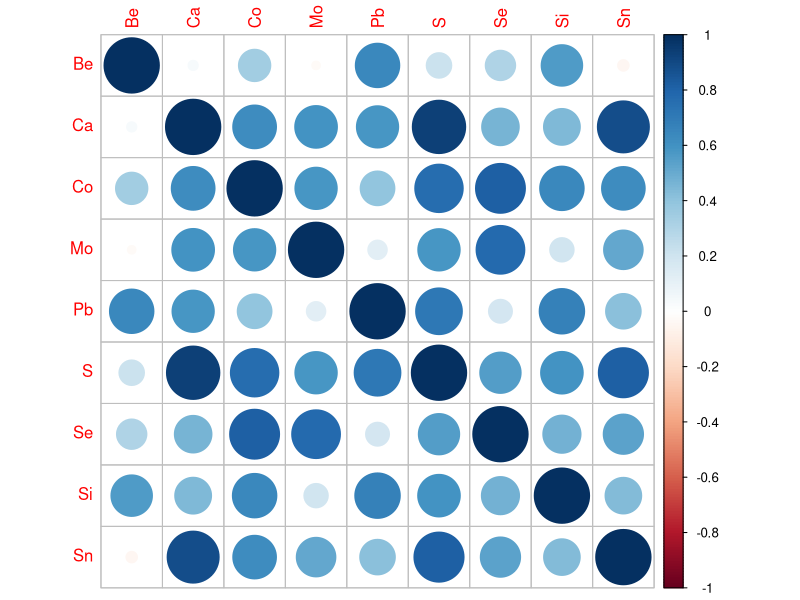
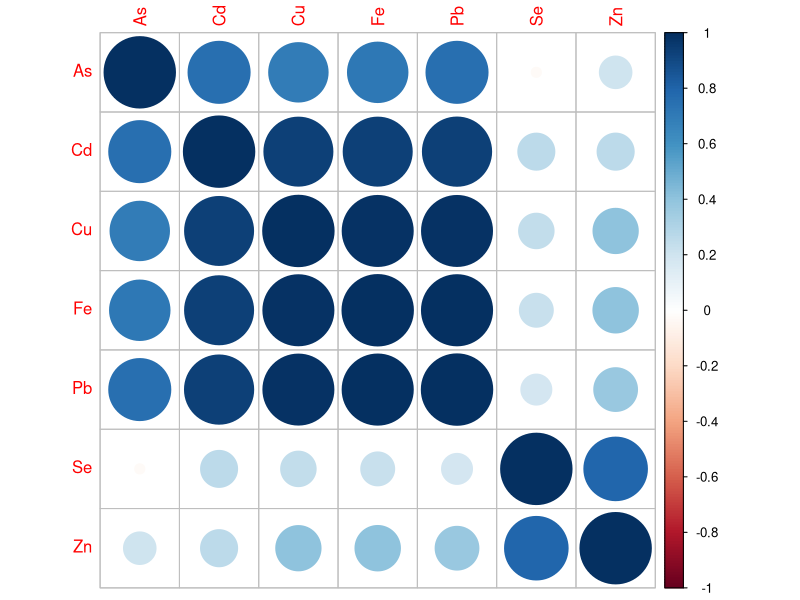
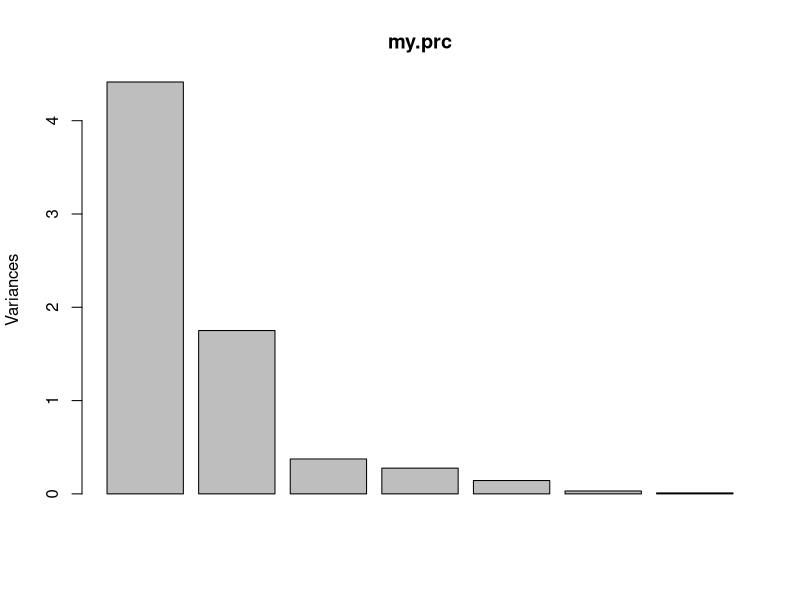
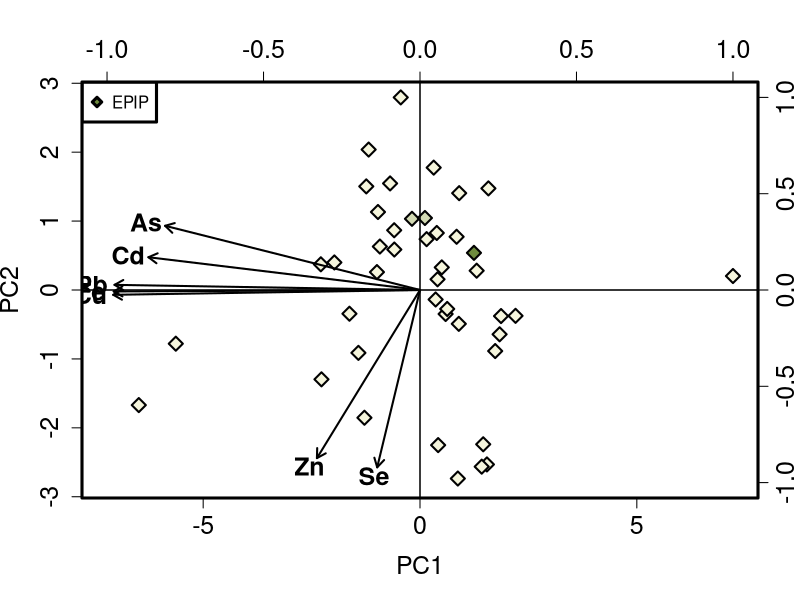

Write R code to recreate these figures, in order.
library("readr")
library("corrplot")
library("vegan")

alldata <- data.frame(read_csv("2_incremental/20220420_STANDING_CROP.csv"))

alldata$SAMPLING_DATE<-as.Date(alldata$SAMPLING_DATE, format = "%m/%d/%Y")

COMPARTMENTS <- alldata[which(alldata$SAMPLE_DESCRIPTOR == "EPIP"),]

####Least VIF####

LABELS<-as.data.frame(na.omit(COMPARTMENTS[,c(3,4,6,7,9,10,17,18,20,31,35,36,40,41,44)]))
LABELS<-LABELS[order(LABELS$SAMPLE_DESCRIPTOR, decreasing = F), ]
PCA.DF<-as.data.frame(LABELS[,c(7:ncol(LABELS))])
names(PCA.DF)<- c("Be","Ca","Co","Mo","Pb","S","Se","Si","Sn")

cor(PCA.DF)
corrplot(cor(PCA.DF), method = "circle", lwd=2) 


####Big 5+Fe+Se####

LABELS<-as.data.frame(na.omit(COMPARTMENTS[,c(3,4,6,7,9,10,13,19,22,25,35,40,49)]))
LABELS<-LABELS[order(LABELS$SAMPLE_DESCRIPTOR, decreasing = F), ]
PCA.DF<-as.data.frame(LABELS[,c(7:ncol(LABELS))])
names(PCA.DF)<- c("As","Cd","Cu","Fe","Pb","Se","Zn")

#dev.new()
cor(PCA.DF)
corrplot(cor(PCA.DF), method = "circle", lwd=2) 

###PCA###

PCA.DF<-log(PCA.DF)
my.data <- PCA.DF
my.data <- as.matrix(scale(my.data, center = TRUE, scale = TRUE))
my.prc <- prcomp(na.omit(my.data))

plot(my.prc)

pca_scores<-scores(my.prc)

sd <- my.prc$sdev

correlations <- t(t(my.prc$rotation)*sd)

summary(my.prc)

#####PLOT####

rbPal <- colorRampPalette(c("beige",colors()[89]))

names(LABELS)

LABELS$Col <- rbPal(5)[as.numeric(cut(LABELS$OM.AREA.g.m2,breaks = 5))]

#colors <- c(colors()[89], "gold", "chartreuse")
#colors <- colors[as.numeric(factor(na.omit(LABELS$SAMPLE_DESCRIPTOR)))]

#dev.new()

plot	(my.prc$x,
      pch=c(23),
      xlim=c(-max(abs(range(my.prc$x[,1]))),max(abs(range(my.prc$x[,1])))),	
      ylim=c(-max(abs(range(my.prc$x[,2]))),max(abs(range(my.prc$x[,2])))), 
      cex.lab=1.5, cex.axis=1.5, cex.main=1.4, cex.sub=1.4, 
      col="black",
      bg=LABELS$Col,
      cex=1.5,
      lwd=2
)
#	col="black")

tab <- matrix(c(my.prc$x[,1], my.prc$x[,2]), ncol=2)

legend(x = "topleft", legend = levels(factor(LABELS$SAMPLE_DESCRIPTOR)), 
       pch=c(23,24,25), 
       cex = 1, 
       box.lwd=3,
       col = "black", 
       pt.bg=c(colors()[89], "gold", "chartreuse"), pt.lwd=3)


#panel.first= {
#  ordiellipse(tab,LABELS$SAMPLE_DESCRIPTOR,conf=0.95, draw ="polygon", col=c(adjustcolor(colors()[89], alpha.f=0.25),adjustcolor("gold", alpha.f=0.25),adjustcolor("chartreuse", alpha.f=0.25)), border=c(colors()[89],"gold","chartreuse"))
#}


par(new=TRUE)

plot	(correlations[1,],
      correlations[2,],
      col="NA",
      xlim=c(-1,1),
      ylim=c(-1,1),
      xaxt="n",
      yaxt="n",
      xlab="",
      ylab="")

arrows(0, 0, 
       x1 = correlations[,1], 
       y1 = correlations[,2], 
       length = 0.1, angle = 30, lwd =2.0,
       code = 2, col = par("fg"), 
       lty = par("lty"))

text(	x=correlations[,1]*1.075,
      y=correlations[,2]*1.05,
      labels = names(PCA.DF), 
      cex=1.5,
      font=2)

rownames(my.prc$rotation)

box(lwd=3)

coordnames<-data.frame(correlations[,1]*1.1,correlations[,2]*1.1)

coordnames

axis(3, cex.axis=1.5)
mtext("y2",side=4,line=2, col="Blue")
axis(4, cex.axis=1.5)
mtext("y2",side=4,line=2, col="Blue")

abline(h=c(0,0))
abline(v=c(0,0))

